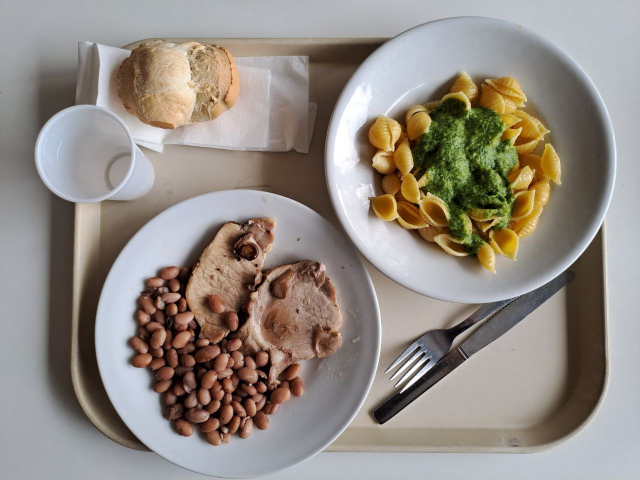
//> input picture test/images/food_image.jpg, 1280 x 960 px (shown at 1/2 size)
$ ./j-seg images/food_image.jpg   (built with g++ and OpenCV 4)
//> lines starting //> are read from the running program, lines starting //| are printed output that depends on the picture; after the words box and inside, x2 and y2 are one past the last pixel; in counts of white or black regions, pixels touching at a corner belong together
#include <opencv2/imgproc.hpp>
#include <opencv2/highgui.hpp>
#include <iostream>
#include <stack>

using namespace cv;
using namespace std;

int K = 20;

vector<Vec3b> colors = {
    Vec3b(255, 0, 255),
    Vec3b(255, 0, 0),
    Vec3b(0, 0, 255),
    Vec3b(255, 255, 0),
    Vec3b(50, 50, 255),
    Vec3b(255, 100, 100),
    Vec3b(0, 255, 0),
    Vec3b(100, 0, 100),
    Vec3b(255, 0, 255),
    Vec3b(180, 50, 78),
    Vec3b(255, 55, 100),
    Vec3b(0, 40, 145),
    Vec3b(115, 90, 45),
    Vec3b(54, 90, 225),
    Vec3b(52, 78, 235),
    Vec3b(2, 0, 255),
    Vec3b(69, 143, 145),
    Vec3b(200, 200, 205),
    Vec3b(120, 120, 120),
    Vec3b(150, 150, 150)
};

vector<u_char> m1 = {
        0,0,0,1,1,1,0,0,0,
        0,1,1,1,1,1,1,1,0,
        0,1,1,1,1,1,1,1,0,
        1,1,1,1,1,1,1,1,1,
        1,1,1,1,1,1,1,1,1,
        1,1,1,1,1,1,1,1,1,
        0,1,1,1,1,1,1,1,0,
        0,1,1,1,1,1,1,1,0,
        0,0,0,1,1,1,0,0,0
};

vector<u_char> m2 = {
        0,0,0,0,0,0,1,0,1,0,1,0,0,0,0,0,0,
        0,0,0,0,0,0,0,0,0,0,0,0,0,0,0,0,0,
        0,0,1,0,1,0,1,0,1,0,1,0,1,0,1,0,0,
        0,0,0,0,0,0,0,0,0,0,0,0,0,0,0,0,0,
        0,0,1,0,1,0,1,0,1,0,1,0,1,0,1,0,0,
        0,0,0,0,0,0,0,0,0,0,0,0,0,0,0,0,0,
        1,0,1,0,1,0,1,0,1,0,1,0,1,0,1,0,1,
        0,0,0,0,0,0,0,0,0,0,0,0,0,0,0,0,0,
        1,0,1,0,1,0,1,0,1,0,1,0,1,0,1,0,1,
        0,0,0,0,0,0,0,0,0,0,0,0,0,0,0,0,0,
        1,0,1,0,1,0,1,0,1,0,1,0,1,0,1,0,1,
        0,0,0,0,0,0,0,0,0,0,0,0,0,0,0,0,0,
        0,0,1,0,1,0,1,0,1,0,1,0,1,0,1,0,0,
        0,0,0,0,0,0,0,0,0,0,0,0,0,0,0,0,0,
        0,0,1,0,1,0,1,0,1,0,1,0,1,0,1,0,0,
        0,0,0,0,0,0,0,0,0,0,0,0,0,0,0,0,0,
        0,0,0,0,0,0,1,0,1,0,1,0,0,0,0,0,0
};

vector<u_char> m3 = {
        0,0,0,0,0,0,0,0,0,0,0,0,1,0,0,0,1,0,0,0,1,0,0,0,0,0,0,0,0,0,0,0,0,
        0,0,0,0,0,0,0,0,0,0,0,0,0,0,0,0,0,0,0,0,0,0,0,0,0,0,0,0,0,0,0,0,0,
        0,0,0,0,0,0,0,0,0,0,0,0,0,0,0,0,0,0,0,0,0,0,0,0,0,0,0,0,0,0,0,0,0,
        0,0,0,0,0,0,0,0,0,0,0,0,0,0,0,0,0,0,0,0,0,0,0,0,0,0,0,0,0,0,0,0,0,
        0,0,0,0,1,0,0,0,1,0,0,0,1,0,0,0,1,0,0,0,1,0,0,0,1,0,0,0,1,0,0,0,0,
        0,0,0,0,0,0,0,0,0,0,0,0,0,0,0,0,0,0,0,0,0,0,0,0,0,0,0,0,0,0,0,0,0,
        0,0,0,0,0,0,0,0,0,0,0,0,0,0,0,0,0,0,0,0,0,0,0,0,0,0,0,0,0,0,0,0,0,
        0,0,0,0,0,0,0,0,0,0,0,0,0,0,0,0,0,0,0,0,0,0,0,0,0,0,0,0,0,0,0,0,0,
        0,0,0,0,1,0,0,0,1,0,0,0,1,0,0,0,1,0,0,0,1,0,0,0,1,0,0,0,1,0,0,0,0,
        0,0,0,0,0,0,0,0,0,0,0,0,0,0,0,0,0,0,0,0,0,0,0,0,0,0,0,0,0,0,0,0,0,
        0,0,0,0,0,0,0,0,0,0,0,0,0,0,0,0,0,0,0,0,0,0,0,0,0,0,0,0,0,0,0,0,0,
        0,0,0,0,0,0,0,0,0,0,0,0,0,0,0,0,0,0,0,0,0,0,0,0,0,0,0,0,0,0,0,0,0,
        1,0,0,0,1,0,0,0,1,0,0,0,1,0,0,0,1,0,0,0,1,0,0,0,1,0,0,0,1,0,0,0,1,
        0,0,0,0,0,0,0,0,0,0,0,0,0,0,0,0,0,0,0,0,0,0,0,0,0,0,0,0,0,0,0,0,0,
        0,0,0,0,0,0,0,0,0,0,0,0,0,0,0,0,0,0,0,0,0,0,0,0,0,0,0,0,0,0,0,0,0,
        0,0,0,0,0,0,0,0,0,0,0,0,0,0,0,0,0,0,0,0,0,0,0,0,0,0,0,0,0,0,0,0,0,
        1,0,0,0,1,0,0,0,1,0,0,0,1,0,0,0,1,0,0,0,1,0,0,0,1,0,0,0,1,0,0,0,1, //
        0,0,0,0,0,0,0,0,0,0,0,0,0,0,0,0,0,0,0,0,0,0,0,0,0,0,0,0,0,0,0,0,0,
        0,0,0,0,0,0,0,0,0,0,0,0,0,0,0,0,0,0,0,0,0,0,0,0,0,0,0,0,0,0,0,0,0,
        0,0,0,0,0,0,0,0,0,0,0,0,0,0,0,0,0,0,0,0,0,0,0,0,0,0,0,0,0,0,0,0,0,
        1,0,0,0,1,0,0,0,1,0,0,0,1,0,0,0,1,0,0,0,1,0,0,0,1,0,0,0,1,0,0,0,1,
        0,0,0,0,0,0,0,0,0,0,0,0,0,0,0,0,0,0,0,0,0,0,0,0,0,0,0,0,0,0,0,0,0,
        0,0,0,0,0,0,0,0,0,0,0,0,0,0,0,0,0,0,0,0,0,0,0,0,0,0,0,0,0,0,0,0,0,
        0,0,0,0,0,0,0,0,0,0,0,0,0,0,0,0,0,0,0,0,0,0,0,0,0,0,0,0,0,0,0,0,0,
        0,0,0,0,1,0,0,0,1,0,0,0,1,0,0,0,1,0,0,0,1,0,0,0,1,0,0,0,1,0,0,0,0,
        0,0,0,0,0,0,0,0,0,0,0,0,0,0,0,0,0,0,0,0,0,0,0,0,0,0,0,0,0,0,0,0,0,
        0,0,0,0,0,0,0,0,0,0,0,0,0,0,0,0,0,0,0,0,0,0,0,0,0,0,0,0,0,0,0,0,0,
        0,0,0,0,0,0,0,0,0,0,0,0,0,0,0,0,0,0,0,0,0,0,0,0,0,0,0,0,0,0,0,0,0,
        0,0,0,0,1,0,0,0,1,0,0,0,1,0,0,0,1,0,0,0,1,0,0,0,1,0,0,0,1,0,0,0,0,
        0,0,0,0,0,0,0,0,0,0,0,0,0,0,0,0,0,0,0,0,0,0,0,0,0,0,0,0,0,0,0,0,0,
        0,0,0,0,0,0,0,0,0,0,0,0,0,0,0,0,0,0,0,0,0,0,0,0,0,0,0,0,0,0,0,0,0,
        0,0,0,0,0,0,0,0,0,0,0,0,0,0,0,0,0,0,0,0,0,0,0,0,0,0,0,0,0,0,0,0,0,
        0,0,0,0,0,0,0,0,0,0,0,0,1,0,0,0,1,0,0,0,1,0,0,0,0,0,0,0,0,0,0,0,0
};


void get_Jimg(const Mat& class_map, Mat& J_img) {
    int window_size = 33;

    Mat window = Mat(m3).reshape(1, window_size);

    J_img = Mat(class_map.size(), CV_32FC1);
    for (int row = 0; row < class_map.rows; row++) {
        for (int col = 0; col < class_map.cols; col++) {
            int x_top_left = (col - window_size/2);
            int y_top_left = (row - window_size/2);

            int c = 0;
            float mx = 0, my = 0;
            vector<int> count(K,0);
            vector<float> mix(K,0), miy(K,0);
            for (int j = y_top_left; j < y_top_left+window_size; j++) {
                for (int i = x_top_left; i < x_top_left+window_size; i++) {
                    if (i < 0 || i >= class_map.cols || j < 0 || j >= class_map.rows || !window.at<u_char>(j-y_top_left, i-x_top_left)) {
                        continue;
                    }

                    int label = class_map.at<u_char>(j,i);
                    mix[label]+=i;
                    miy[label]+=j;
                    count[label]++;
                    c++;

                    mx+=i;
                    my+=j;
                }
            }

            mx /= (c*1.); my /= (c*1.);

            for (int i = 0; i < K; i++) {
                mix[i] /= count[i];
                miy[i] /= count[i];
            }

            float ST = 0;
            vector<float> SWi(K,0);
            for (int j = y_top_left; j < y_top_left+window_size; j++) {
                for (int i = x_top_left; i < x_top_left+window_size; i++) {
                    if (i < 0 || i >= class_map.cols || j < 0 || j >= class_map.rows || !window.at<u_char>(j-y_top_left, i-x_top_left)) {
                        continue;
                    }

                    ST+=(pow((i-mx),2) + pow((j-my),2));

                    int label = class_map.at<u_char>(j,i);
                    SWi[label] += (pow((i-mix[label]),2) + pow((j-miy[label]),2));
                }
            }

            float SW = 0;
            for (float s : SWi) SW += s;

            float J = (ST-SW)/SW;
            J_img.at<float>(row, col) = J;
        }
    }
}

void spatial_segmentation(const Mat& class_map) {
    Mat J_img;
    get_Jimg(class_map, J_img);

    Mat mean, stddev;
    meanStdDev(J_img, mean, stddev);
    double Tj = mean.at<double>(0) + stddev.at<double>(0)*-0.6;

    cout<<"J-avg: "<<mean<<" STD: "<<stddev<<"\n";                      //TODO remove
    cout<<"TJ: "<<Tj<<"\n";

    Mat segmented_regions;
    threshold(J_img, segmented_regions, Tj, 255, THRESH_BINARY_INV);
    segmented_regions.convertTo(segmented_regions, CV_8UC1);

    Mat final_img = Mat::zeros(J_img.size(), CV_8UC1);

    int count = 0;
    float J_avg = 0;
    Mat components, stats, centroids;
    int nLabels = connectedComponentsWithStats(segmented_regions, components, stats, centroids, 4);

    imshow("all seeds", segmented_regions);

    for (int i = 0; i < components.rows; i++) {
        for (int j = 0; j < components.cols; j++) {
            if (stats.at<int>(components.at<int>(i,j), CC_STAT_AREA) < 512) {
                components.at<int>(i,j) = 0;

                J_avg += J_img.at<float>(i,j);
                count++;
            }
            else {
                J_img.at<float>(i,j) = 10000;
                if (components.at<int>(i,j) != 0) final_img.at<u_char>(i,j) = 255;
            }
        }
    }

    imshow("Initail sure segmentation", final_img);
    cout<<"J avg: "<<J_avg<<"\n";


    J_avg /= count;
    threshold(J_img, segmented_regions, J_avg, 255, THRESH_BINARY_INV);
    segmented_regions.convertTo(segmented_regions, CV_8UC1);

    imshow("growing regions", segmented_regions);

    imshow("sum", final_img + (segmented_regions*0.5));


    nLabels = connectedComponentsWithStats(segmented_regions, components, stats, centroids, 4);
}

void kmeans_segmentation(const Mat& src, Mat& labels, Mat& dst1, Mat& dst2) {
    Mat features = Mat(src.rows*src.cols, 3, CV_32F);
    for (int i = 0; i < src.rows; i++) {
        for (int j = 0; j < src.cols; j++) {
            for (int z = 0; z < 3; z++) {
                features.at<float>(i*src.cols + j, z) = src.at<Vec3b>(i,j)[z];
            }
        }
    }

    vector<Vec3b> centers;
    TermCriteria criteria = TermCriteria(TermCriteria::MAX_ITER, 15, 1.0);
    kmeans(features, K, labels, criteria, 5, KMEANS_PP_CENTERS, centers);

    dst1 = Mat(src.size(), CV_8UC3);
    dst2 = Mat(src.size(), CV_8UC3);
    for (int i = 0; i < src.rows; i++) {
        for (int j = 0; j < src.cols; j++) {
            int l = labels.at<int>(i*src.cols + j, 0);
            dst1.at<Vec3b>(i,j) = centers[l];
            dst2.at<Vec3b>(i,j) = colors[l];
        }
    }

    labels = labels.reshape(1, src.rows);
    labels.convertTo(labels, CV_8UC1);
}


int main(int argc, char** argv) {
    Mat img = (argc > 1) ? imread(argv[1]) : imread("original/20151130_121522.jpg");
//> img is the input picture: 960 rows x 1280 cols, CV_8UC3; mean B, G, R 131.3, 139.1, 147.3

    Size s = (img.rows < img.cols) ? Size(408, 306) : Size(306, 408);
//> s = Size(408, 306)
    resize(img, img, s, 0, 0, INTER_LINEAR);
//> img: 306 rows x 408 cols, CV_8UC3

    //Color segmentation
    Mat labels, km1, km2;
    kmeans_segmentation(img, labels, km1, km2);
//> in kmeans_segmentation, `kmeans(features, K, labels, criteria, 5, KMEANS_PP_CENTERS, centers);`: centers = 20 items, first 12: [99, 107, 115], [177, 177, 178], [16, 65, 54], [75, 86, 96], [239, 235, 235], [134, 156, 179], [217, 207, 202], [100, 129, 159], [52, 64, 78], [67, 96, 137], [9, 19, 30], [150, 186, 216]
//> after the loop in kmeans_segmentation, `for (int i = 0; i < src.rows; i++)`:
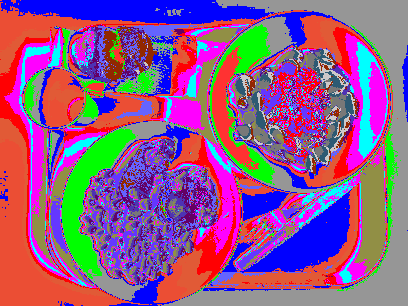
//> dst2: 306 rows x 408 cols, CV_8UC3; mean B, G, R 137.5, 88.4, 142.9

    //Spatial segmentation
    spatial_segmentation(labels);
//> after the loop in get_Jimg, `for (int row = 0; row < class_map.rows; row++)`:
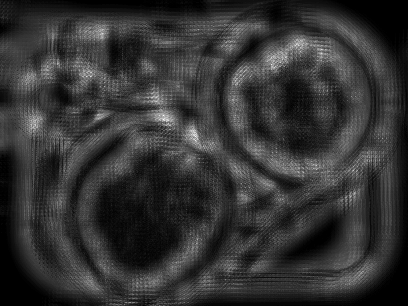
//> J_img: 306 rows x 408 cols, CV_32FC1; min 0, max 3.65, mean 0.738; drawn with min black and max white
//> in spatial_segmentation, `meanStdDev(J_img, mean, stddev);`: mean = [0.738]; stddev = [0.449]
//> in spatial_segmentation, `double Tj = mean.at<double>(0) + stddev.at<double>(0)*-0.6;`: Tj = 0.468
//| J-avg: [0.7375161797704169] STD: [0.4486911741012526]
//| TJ: 0.468301
//> in spatial_segmentation, `threshold(J_img, segmented_regions, Tj, 255, THRESH_BINARY_INV);`:
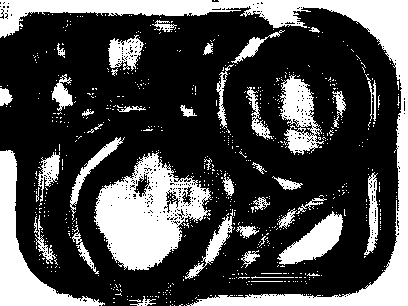
//> segmented_regions: 306 rows x 408 cols, CV_32FC1; 29.6% white; 706 white regions (664 under 20 px), largest, box (x1, y1, x2, y2) and area: (0, 0, 408, 306) 13264, (94, 152, 212, 271) 7446, (0, 150, 105, 306) 4218
//> in spatial_segmentation, `int nLabels = connectedComponentsWithStats(segmented_regions, componen..`: components: 306 rows x 408 cols, CV_32SC1; 1233 distinct labels, from 0 to 1232
//> in spatial_segmentation, `int nLabels = connectedComponentsWithStats(segmented_regions, componen..`: stats = 1233 rows, first 6: [0, 0, 405, 306, 87909], [0, 0, 408, 306, 13207], [214, 0, 1, 1, 1], [31, 13, 1, 1, 1], [248, 13, 2, 2, 3], [44, 14, 1, 1, 1]; centroids = 1233 pairs, first value 0.5 to 398, second value 0 to 305; nLabels = 1233
//> the loop in spatial_segmentation, `for (int i = 0; i < components.rows; i++)` made 306 passes
//> (J_avg, count) on passes 1 to 3: (0.42, 1), (0.42, 1), (0.42, 1)
//> after the loop in spatial_segmentation, `for (int i = 0; i < components.rows; i++)`:
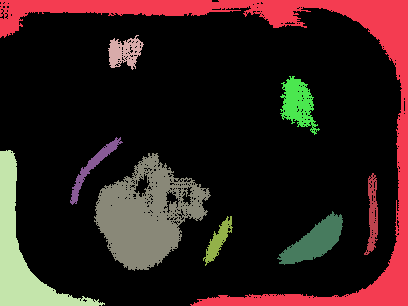
//> components: 306 rows x 408 cols, CV_32SC1; 10 distinct labels, from 0 to 870; one colour per label, 0 black
//> after the loop in spatial_segmentation, `for (int i = 0; i < components.rows; i++)`:
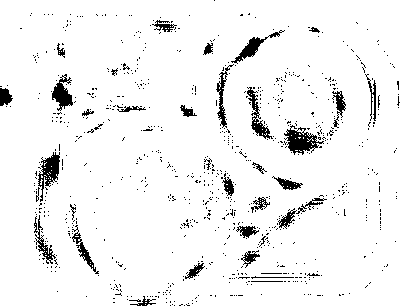
//> J_img: 306 rows x 408 cols, CV_32FC1; min 0.0352, max 10000, mean 9446.8; drawn with min black and max white
//> after the loop in spatial_segmentation, `for (int i = 0; i < components.rows; i++)`:
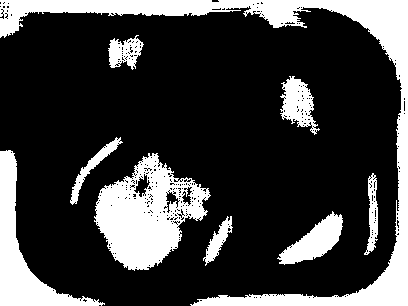
//> final_img: 306 rows x 408 cols, CV_8UC1; 24.1% white; 9 white regions, largest, box (x1, y1, x2, y2) and area: (0, 0, 408, 306) 13207, (94, 153, 211, 271) 7354, (0, 150, 105, 306) 4217
//> after the loop in spatial_segmentation, `for (int i = 0; i < components.rows; i++)`: J_avg = 2533.7; count = 6907
//| J avg: 2533.66
//> in spatial_segmentation, `J_avg /= count;`: J_avg = 0.367
//> in spatial_segmentation, `threshold(J_img, segmented_regions, J_avg, 255, THRESH_BINARY_INV);`: segmented_regions: 306 rows x 408 cols, CV_32FC1; 2.3% white; 404 white regions (376 under 20 px), largest, box (x1, y1, x2, y2) and area: (288, 130, 316, 153) 284, (54, 84, 72, 106) 231, (238, 38, 263, 59) 200
//> in spatial_segmentation, `nLabels = connectedComponentsWithStats(segmented_regions, components, ..`:
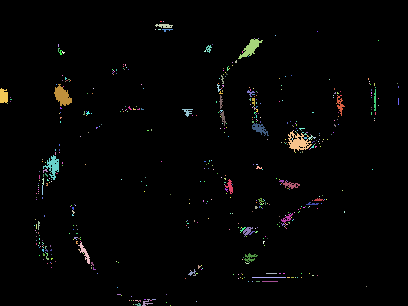
//> components: 306 rows x 408 cols, CV_32SC1; 578 distinct labels, from 0 to 577; one colour per label, 0 black
//> in spatial_segmentation, `nLabels = connectedComponentsWithStats(segmented_regions, components, ..`: nLabels = 578; stats = 578 rows, first 6: [0, 0, 408, 306, 121939], [160, 21, 2, 1, 2], [163, 21, 1, 1, 1], [155, 24, 18, 4, 51], [155, 29, 1, 1, 1], [158, 29, 3, 1, 3]; centroids = 578 pairs, first value 3.27 to 398, second value 21 to 305

    waitKey(0);
    return 0;
}

//2448-3264
//306-408

$ run again, on test/images/leftover2.jpg
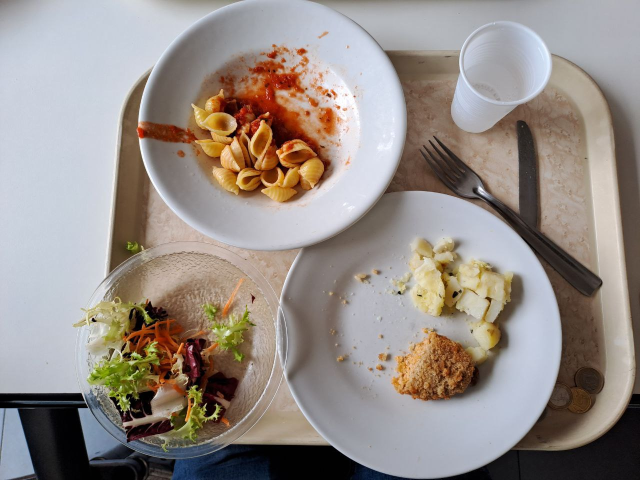
//> input picture test/images/leftover2.jpg, 1280 x 960 px (shown at 1/2 size)
//> img is the input picture: 960 rows x 1280 cols, CV_8UC3; mean B, G, R 135.7, 141.5, 150.5
//> img: 306 rows x 408 cols, CV_8UC3
//> centers = 20 items, first 12: [184, 177, 176], [53, 73, 92], [107, 117, 130], [219, 209, 203], [25, 21, 24], [82, 146, 185], [52, 120, 151], [10, 32, 80], [80, 94, 112], [25, 85, 162], [167, 160, 158], [177, 192, 205]
//> mean = [0.701]; stddev = [0.477]
//> Tj = 0.415
//| J-avg: [0.7008757831886778] STD: [0.4768361916218725]
//| TJ: 0.414774
//> in spatial_segmentation, `int nLabels = connectedComponentsWithStats(segmented_regions, componen..`: stats = 1168 rows, first 6: [0, 0, 408, 306, 88619], [0, 0, 108, 192, 11842], [122, 0, 2, 3, 5], [125, 0, 3, 3, 8], [129, 0, 22, 2, 37], [152, 0, 2, 1, 2]; centroids = 1168 pairs, first value 0 to 407, second value 0 to 305; nLabels = 1168
//> the loop in spatial_segmentation, `for (int i = 0; i < components.rows; i++)` made 306 passes
//> (J_avg, count) on passes 1 to 3: (7.35, 33), (14.95, 57), (20.01, 70)
//> after the loop in spatial_segmentation, `for (int i = 0; i < components.rows; i++)`:
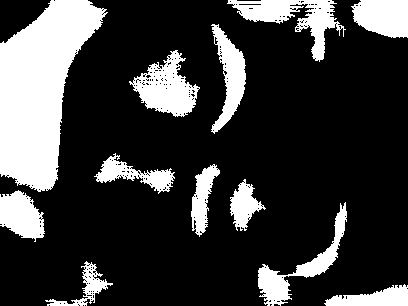
//> final_img: 306 rows x 408 cols, CV_8UC1; 23% white; 12 white regions, largest, box (x1, y1, x2, y2) and area: (0, 0, 108, 192) 11842, (227, 0, 346, 62) 2448, (129, 50, 200, 117) 2394
//> after the loop in spatial_segmentation, `for (int i = 0; i < components.rows; i++)`: J_avg = 2266.9; count = 7564
//| J avg: 2266.92
//> in spatial_segmentation, `J_avg /= count;`: J_avg = 0.3
//> in spatial_segmentation, `nLabels = connectedComponentsWithStats(segmented_regions, components, ..`:
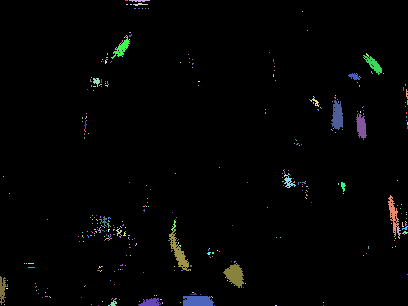
//> components: 306 rows x 408 cols, CV_32SC1; 410 distinct labels, from 0 to 409; one colour per label, 0 black
//> in spatial_segmentation, `nLabels = connectedComponentsWithStats(segmented_regions, components, ..`: nLabels = 410; stats = 410 rows, first 6: [0, 0, 408, 306, 121791], [125, 0, 3, 1, 3], [129, 0, 21, 2, 30], [133, 3, 15, 3, 22], [126, 4, 2, 1, 2], [130, 4, 2, 1, 2]; centroids = 410 pairs, first value 2.19 to 407, second value 0 to 305

$ run again, on test/images/leftover3.jpg
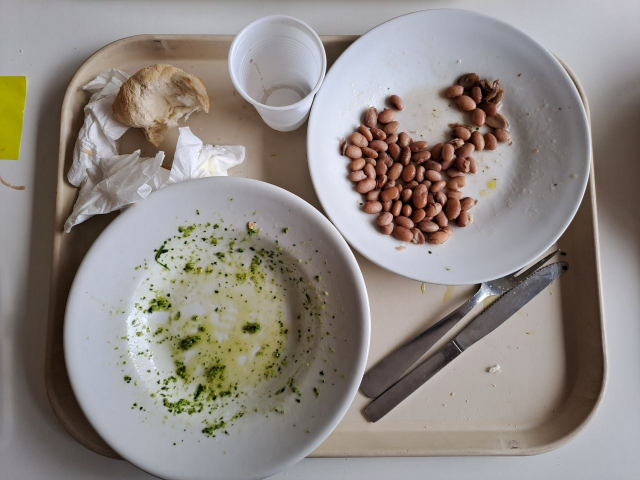
//> input picture test/images/leftover3.jpg, 1280 x 960 px (shown at 1/2 size)
//> img is the input picture: 960 rows x 1280 cols, CV_8UC3; mean B, G, R 131.4, 136.5, 143.3
//> img: 306 rows x 408 cols, CV_8UC3
//> centers = 20 items, first 12: [185, 180, 179], [111, 114, 120], [31, 43, 61], [155, 153, 154], [37, 58, 101], [68, 78, 90], [236, 225, 221], [132, 150, 162], [104, 137, 153], [3, 155, 160], [199, 191, 189], [88, 95, 104]
//> mean = [0.765]; stddev = [0.437]
//> Tj = 0.502
//| J-avg: [0.7645179516809453] STD: [0.4371969443467947]
//| TJ: 0.5022
//> in spatial_segmentation, `int nLabels = connectedComponentsWithStats(segmented_regions, componen..`: stats = 1562 rows, first 6: [0, 0, 408, 306, 87839], [0, 0, 261, 46, 4565], [271, 0, 2, 1, 2], [275, 0, 15, 20, 193], [294, 0, 3, 1, 3], [303, 0, 105, 31, 1761]; centroids = 1562 pairs, first value 0 to 407, second value 0 to 305; nLabels = 1562
//> the loop in spatial_segmentation, `for (int i = 0; i < components.rows; i++)` made 306 passes
//> (J_avg, count) on passes 1 to 3: (4.86, 13), (7.79, 21), (10.67, 30)
//> after the loop in spatial_segmentation, `for (int i = 0; i < components.rows; i++)`:
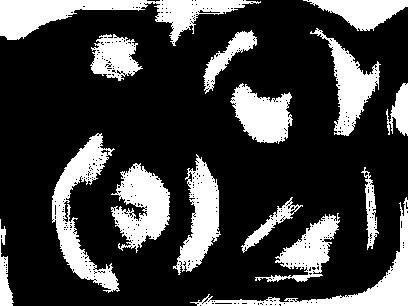
//> final_img: 306 rows x 408 cols, CV_8UC1; 24.4% white; 15 white regions, largest, box (x1, y1, x2, y2) and area: (0, 0, 261, 46) 4565, (52, 133, 120, 293) 3525, (111, 163, 170, 253) 3069
//> after the loop in spatial_segmentation, `for (int i = 0; i < components.rows; i++)`: J_avg = 2641.9; count = 6518
//| J avg: 2641.87
//> in spatial_segmentation, `J_avg /= count;`: J_avg = 0.405
//> in spatial_segmentation, `nLabels = connectedComponentsWithStats(segmented_regions, components, ..`:
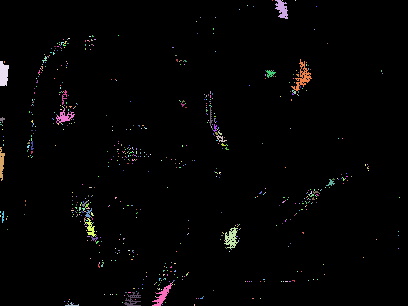
//> components: 306 rows x 408 cols, CV_32SC1; 704 distinct labels, from 0 to 703; one colour per label, 0 black
//> in spatial_segmentation, `nLabels = connectedComponentsWithStats(segmented_regions, components, ..`: nLabels = 704; stats = 704 rows, first 6: [0, 0, 408, 306, 122227], [272, 0, 1, 1, 1], [275, 0, 13, 19, 150], [282, 0, 1, 1, 1], [295, 0, 1, 1, 1], [247, 5, 1, 1, 1]; centroids = 704 pairs, first value 0 to 399, second value 0 to 304.5
